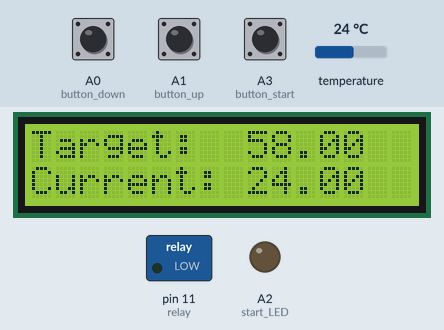
The sketch below on a simulated Arduino Uno, built with avr-gcc and run on an emulated ATmega328P. On the bench: 16×2 character LCD, switched loads named in the sketch (green lamp = pin HIGH), output pins drawn as LEDs (lit = HIGH). The inputs (shaded band) are chosen by the test bench; at power-on: A3 (button_start) HIGH, A0 (button_down) HIGH, A1 (button_up) HIGH, temperature 24 °C. EEPROM starts erased; what the sketch prints to the serial monitor is not drawn.

Above: at 3.8 s.
3.9 s: A3 (button_start) pulled LOW for 0.15 s
At 4.7 s:
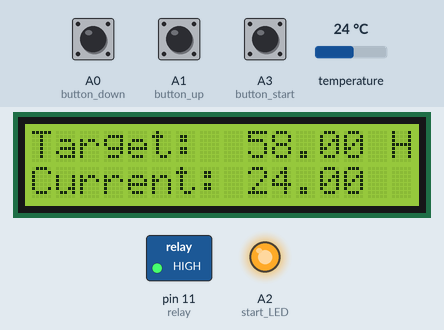
5.5 s: A0 (button_down) pulled LOW for 1 s
At 7.6 s:
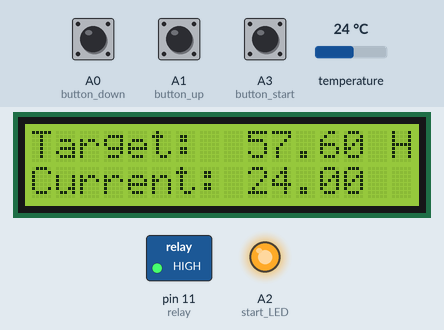
8.0 s: A1 (button_up) pulled LOW for 3.2 s
At 12.3 s:
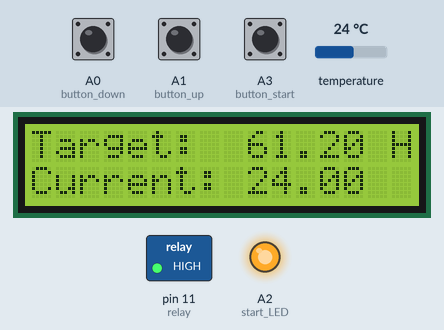
12.7 s: temperature set to 19 °C
At 13.4 s:
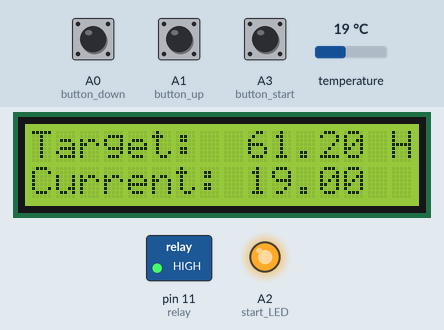
14.2 s: A1 (button_up) pulled LOW for 1 s
At 16.4 s:
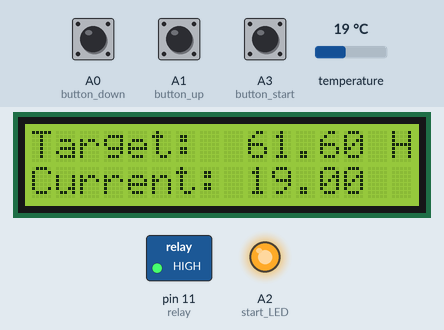
16.7 s: A0 (button_down) pulled LOW for 3.2 s
At 21.2 s:
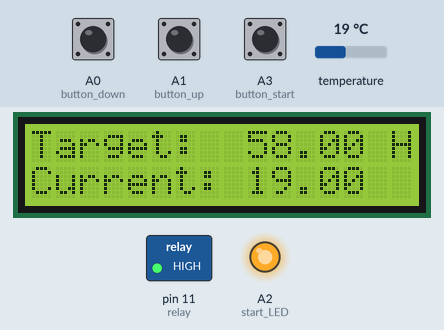
Timing chart, 0 to 22.4 s (numbered marks = the images above; inputs shaded):
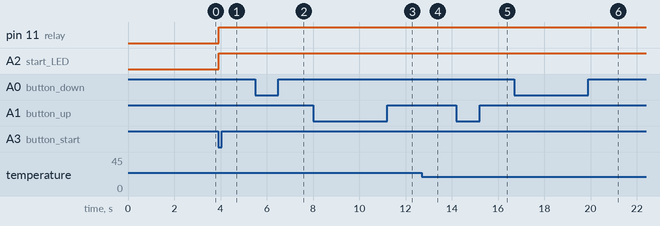

The sketch:

SousDuino-dev.ino
```cpp
/*************************
   TO DO

   1) add in a counter that increments on each "tweak"
     - if we have to do too many tweaks at a time, either increase the tweak time, or decrease the 0.4 degree margin
   2)  Temperature calibration!!!

*/


float TARGET_TEMP = 58.0f;
String HW_VERSION = "2.0";
String SW_VERSION = "2.8";

// Written by Eric Light (starting in June 2015)
// Requires OneWriteNoResistor library from https://github.com/bigjosh/OneWireNoResistor/
// and the Dallas Temperature library from https://github.com/milesburton/Arduino-Temperature-Control-Library/
// And the RBD_Button and RBD_Timer libraries from http://robotsbigdata.com/docs-arduino-button.html

/* Pinout:

    GND
    D2 - LED screen RS
    D3 - LED screen E
    D4 - LED screen D4
    D5 - LED screen D5
    D6 - LED screen D6
    D7 - LED screen D7
    D8 - Temperature probe data pin  (DS18B20)
    D9
    D10
    D11 - Relay control pin
    D12
    D13
    3.3v
    A0 - 'Down' button (other leg to GND)
    A1 - 'Up' button (other leg to GND)
    A2 - 'Start' button LED+ (other leg to GND)
    A3 - 'Start' button (other leg to GND)
    A4
    A5
    A6 - (can't use due to weird A6/A7)
    A7 - (can't use due to weird A6/A7)
    5v - 'Start' button right
    GND - 'Start' button LED-


    Screen PINS
    A - 5v
    K - GND
    D7 - 7
    D6 - 6
    D5 - 5
    D4 - 4
    D0 through D3 - nothing
    E - 3
    RW - GND
    RS - 2
    V0 - 10k Trimpot
    VDD - +5v
    VSS - GND
*/

// Set up pin constants
const int ds_data = 8;  // Thermocouple (DS18B20) data pin
const int relay = 11;  // Relay (SSR) pin
const int start_LED = A2;  // "Start" LED pin

// Set up Button labels, timers, and libraries
#include <RBD_Button.h>
#include <RBD_Timer.h>
RBD::Button button_down(A0);
RBD::Button button_up(A1);
RBD::Button button_start(A3);
RBD::Timer up_timer;
RBD::Timer down_timer;
RBD::Timer screen_refresh;
bool START = false;

// Set up timer and libraries to save EEPROM data
#include <EEPROM.h>
RBD::Timer save_temp_setting;
int EEPROM_target_temp_address = 0;


// Set up thermocouple libraries
// Use a precision of 11, because it's able to poll in 375ms instead of 750ms(!!)
#include <OneWire.h>
#include <DallasTemperature.h>
#define ONE_WIRE_BUS ds_data
#define TEMPERATURE_PRECISION 11
OneWire oneWire(ONE_WIRE_BUS);
DallasTemperature sensors(&oneWire);
DeviceAddress thermocouple;

// Set up LCD screen
#include <LiquidCrystal.h>
const int RS = 2; const int E = 3; const int D4 = 4; const int D5 = 5; const int D6 = 6; const int D7 = 7;
LiquidCrystal lcd(RS, E, D4, D5, D6, D7);


// Set up other variables
float tempC = 0.0;

void setup(void)
{
  Serial.begin(9600);

  Serial.println("Initialising variables");

  // Initialise pins
  pinMode(start_LED, OUTPUT); digitalWrite(start_LED, LOW);
  pinMode(relay, OUTPUT); digitalWrite(relay, LOW);

  // Check EEPROM for last-saved target temperature
  TARGET_TEMP = read_target_temperature();

  // set up the LCD's number of columns and rows:
  lcd.begin(16, 2);
  lcd.clear();
  lcd.setCursor(0, 0);
  lcd.print("Starting up...");
  lcd.setCursor(0, 1);
  lcd.print("HW v" + HW_VERSION + "; SW v" + SW_VERSION);
  delay(2500);
  lcd.clear();

  // Set timer timeouts
  save_temp_setting.setTimeout(10000);
  screen_refresh.setHertz(1);
  up_timer.setTimeout(800);
  down_timer.setTimeout(800);


  // Initialise thermocouple
  sensors.getAddress(thermocouple, 0);
  sensors.setResolution(thermocouple, TEMPERATURE_PRECISION);
  sensors.setWaitForConversion(false);
  sensors.begin();
  sensors.requestTemperatures();

}

void loop(void)
{

  // Clear the LCD every second for fresh data
//  if (screen_refresh.onRestart()) {
//    lcd.clear();
//    Serial.println("Target temperature is " + String(TARGET_TEMP) + "; Current temperature is " + String(tempC));
//  }

  // Save the target temperature after 10 seconds
  if (save_temp_setting.onExpired()) {
    save_target_temperature();
  }

  check_buttons();  // Check the buttons for presses and react appropriately

  poll_temperature();

  temp_react();  // React intelligently to thermocouple data

}

float read_target_temperature() {

  float EEPROM_target = 0.00f;
  EEPROM.get(EEPROM_target_temp_address, EEPROM_target);
  Serial.println("Retrieved temperature " + String(EEPROM_target) + " from address " + String(EEPROM_target_temp_address));
  if (EEPROM_target > 40 && EEPROM_target < 90) {
    Serial.println("Setting target temperature from EEPROM");
    return EEPROM_target;
  }
  return TARGET_TEMP;
}

void save_target_temperature() {

  Serial.println("Saving temperature " + String(TARGET_TEMP) + " to address " + String(EEPROM_target_temp_address));
  EEPROM.put(EEPROM_target_temp_address, TARGET_TEMP);

}

void check_buttons() {

  // Poll the Start button
  if (button_start.onPressed()) {
    Serial.println("Toggling");
    START = !START;
    digitalWrite(start_LED, START);
  }

  // Up button

  // When pressed, start "hold-button" timer with a 1sec expiry
  if (button_up.onPressed()) {
    TARGET_TEMP += 0.1;
    Serial.println("New temperature is " + String(TARGET_TEMP));
    up_timer.restart();
    save_temp_setting.restart();
  }

  // If the button is still being pressed once the timer has expired, start responding again
  if (button_up.isPressed()) {
    if (up_timer.isExpired()) {
      TARGET_TEMP += 0.1;
      Serial.println("New temperature is " + String(TARGET_TEMP));
      delay(50);
    }
  }

  // Cancel the button timer when the button is released
  if (button_up.onReleased()) {
    up_timer.stop();
    save_temp_setting.restart();
  }

  // down button

  // When pressed, start "hold-button" timer with a 1sec expiry
  if (button_down.onPressed()) {
    TARGET_TEMP -= 0.1;
    Serial.println("New temperature is " + String(TARGET_TEMP));
    down_timer.restart();
  }

  // If the button is still being pressed once the timer has expired, start responding again
  if (button_down.isPressed()) {
    if (down_timer.isExpired()) {
      TARGET_TEMP -= 0.1;
      Serial.println("New temperature is " + String(TARGET_TEMP));
      delay(50);
    }
  }

  // Cancel the button timer when the button is released
  if (button_down.onReleased()) {
    down_timer.stop();
    save_temp_setting.restart();
  }
}


void poll_temperature() {
  // Read the most recent temperature calculated by the probe, and tell it to start a new one.
  tempC = sensors.getTempC(thermocouple);
  sensors.requestTemperatures();
}

void temp_react() {

  // Make sure we're getting usable readings

  if (tempC < 0 || tempC > 110) {
    Serial.println("Unplugged");
    relay_control(LOW);
    led_unplugged();
  }
  else {
    if (START) {
      // Only do this stuff if there's a thermostat plugged in

      if (tempC > TARGET_TEMP ) {
        // Overtemp!
        relay_control(LOW);
      }

      if (TARGET_TEMP - tempC > .4) {
        // we're off by over half a degree, so go hard
        relay_control(HIGH);
      }
      else {
        // We're only off by a tiny amount, so just give it a tickle
        Serial.print("Tweak");
        relay_control(HIGH);
        delay(100);
        relay_control(LOW);
      }

    }
    else {
      // If the Start button is off, ALWAYS turn off the relay
      relay_control(LOW);
    }

    // Update the LCD screen whether heating is enabled or not
    led_update(TARGET_TEMP, tempC);
  }


}


void relay_control(bool control) {


  // No matter what, if that start button is off, the relay is off

  if (START) {
    digitalWrite(relay, control);

    switch (control) {
      case HIGH: Serial.println("... Heating"); break;
      case LOW: Serial.println("... Cooling"); break;
    }
  }
  else {
    digitalWrite(relay, LOW);
  }

}

void led_unplugged() {
  lcd.setCursor(0, 0);
  lcd.print("Probe unplugged!");
  lcd.setCursor(0, 1);
  lcd.print("Waiting for data");
  delay(500);
}

void led_update(float target, float current)
{
  // set the cursor to column 0, line 1
  // (note: line 1 is the second row, since counting begins with 0):
  // lcd.clear();
  lcd.setCursor(0, 0);
  lcd.print("Target:  " + String(target));

  if (digitalRead(relay) == HIGH) {
    lcd.print(" H");
  }
  else {
    lcd.print("  ");
  }

  lcd.setCursor(0, 1);
  lcd.print("Current: " + String(current) + "  ");
}
```

Measured:
- after the input at 3.9 s, pin 11 (relay), A2 (start_LED): LOW → HIGH at once; the display: changes at once (image 1)
- after the input at 5.5 s, the display: first changes at once (image 2 shows a later state)
- after the input at 8.0 s, the display: first changes at once (image 3 shows a later state)
- after the input at 12.7 s, the display: changes at once (image 4)
- after the input at 14.2 s, the display: first changes at once (image 5 shows a later state)
- after the input at 16.7 s, the display: first changes at once (image 6 shows a later state)
